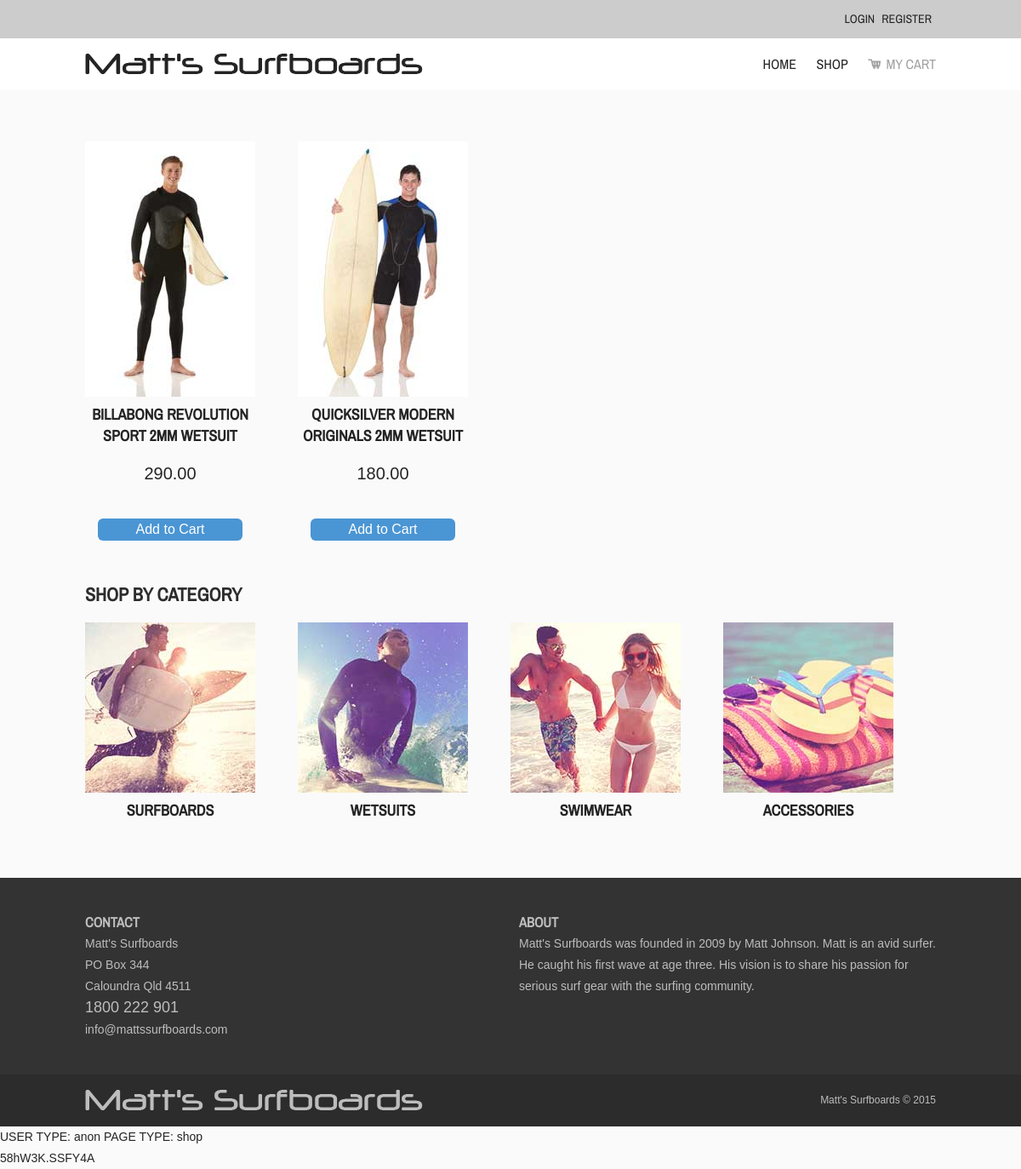
/index.php?pageid=shop&catid=2, run on the app's committed database.
### tables this page shows
CREATE TABLE `item` (
  `ItemID` int(11) NOT NULL,
  `ItemCategoryID` int(11) NOT NULL,
  `ItemName` varchar(256) NOT NULL,
  `ItemDesc` text NOT NULL,
  `ItemPrice` decimal(10,2) NOT NULL,
  `ItemImage` varchar(256) NOT NULL,
  `ItemLastUpdate` timestamp NOT NULL DEFAULT CURRENT_TIMESTAMP,
  `stock` int(11) NOT NULL
);

CREATE TABLE `category` (
  `CategoryID` int(11) NOT NULL,
  `CategoryLabel` varchar(256) NOT NULL,
  `CategoryDesc` text NOT NULL,
  `CategoryImage` varchar(256) NOT NULL
);

### lib/library.php (called while the page is built, shortened)
<?php
function do_sql($sql_string) {
    $connection = new PDO("mysql:host=localhost;dbname=surfboards", 'root', '');
    $connection->setAttribute(PDO::ATTR_ERRMODE, PDO::ERRMODE_EXCEPTION);
    try {
        $row_result = $connection->query($sql_string);
    } catch (PDOException $Exception) {
        echo $sql_string . '</br>';
        echo $Exception;
        exit();
    }
    return $row_result;
}
?>

### inc/categories.php (the view)
<section id="category">
    <h1>Shop by Category</h1>
    <?php
    $sql = "SELECT * FROM category";
    $row_result = do_sql($sql);
    while ($row = $row_result->fetch(PDO::FETCH_ASSOC)) {
        ?>
        <div class="category">
            <div class="catImage">
                <p><a href="index.php?pageid=shop&catid=<?php echo $row['CategoryID'] . '"'; ?>><img src="images/<?php echo $row['CategoryImage']; ?>" alt="<?php echo $row['CategoryDesc']; ?>"></a></p>
            </div>
            <div class="catDetails">
                <h2><a href="index.php?pageid=shop&catid=<?php echo $row['CategoryID'] . '">' . $row['CategoryLabel']; ?></a></h2>
                       </div>
                       </div>
                       <?php
                   }
                   ?>
                   </section>

### inc/shop.php (shortened to what this page needs)
<?php
if ($category_id) {
    $sql = 'select * from item where ItemCategoryID = ' . $category_id;
} else {
    $sql = 'select * from item order by ItemLastUpdate DESC LIMIT 3';
}
$row_result = do_sql($sql);
while ($row = $row_result->fetch(PDO::FETCH_ASSOC)) {
    if($row['stock'] > 0) {
    ?>
        <div class="items">
            <div class="itemsImage">
                <p><img src="images/<?php echo $row['ItemImage']; ?>" alt="<?php echo $row['ItemName']; ?>"></p>
            </div>
            <div class="itemsDetails">
                <h2><a href="index.php?pageid=item&itemid=<?php echo $row['ItemID']; ?>"><?php echo $row['ItemName']; ?></a></h2>
                <p class="itemPrice"><?php echo $row['ItemPrice']; ?></p>
                <form action="index.php?pageid=cartadd" method="POST">
                    <input type="submit" name="cart" value="Add to Cart" />
                </form>
            </div>
        </div>
<?php
    }
}
?>

### css/main.css (style rules this page uses)
body, div, h1, h2, h3, h4, h5, h6, p, ul, ol, li, dl, dt, dd, img, form, fieldset, input, textarea, blockquote { margin:0; padding:0; }
body { font-family:Arial, sans-serif; font-weight:400; font-size:14px; line-height:25px; color:#242424; background-color: #fafafa; }
header, section, footer, aside, nav, article, figure { display: block; }
#category { width:100%; margin:40px 0 0 0; clear:both; }
.category { width:200px; height:240px; float:left; text-align:center; margin:20px 50px 20px 0; }
.itemPrice { font-size:20px; margin: 20px 0; }
.items { width:200px; height:500px; float:left; text-align:center; margin:20px 50px 20px 0; }
h1, h2, h3 { font-family:'Archivo Narrow', sans-serif; text-transform:uppercase; }
h1 { font-size:22px; color:#2c2c2c; }
h2 { font-size:18px; color:#2c2c2c; }
a:link, a:visited { color:#242424; text-decoration:none; }
img { border:0; }
input[type="submit"], .blue input[type="button"] { background-color:#4a95d4; border-radius:6px; color:#fff; font-size:16px; cursor:pointer; text-align:center; padding:4px; margin: 20px 0 20px 0; border:none; height:auto; width:170px; }
form { margin:15px 0 40px 0; }
input { width:300px; height:25px; margin:5px 0 5px 0; border:solid #ccc 1px; padding:4px; font-size:14px; }

### data on the page
item: ItemImage (picture), ItemName "BILLABONG REVOLUTION SPORT 2MM WETSUIT", ItemPrice "290.00"
item: ItemImage (picture), ItemName "QUICKSILVER MODERN ORIGINALS 2MM WETSUIT", ItemPrice "180.00"
category: CategoryImage (picture), CategoryLabel "SURFBOARDS"
category: CategoryImage (picture), CategoryLabel "WETSUITS"
category: CategoryImage (picture), CategoryLabel "SWIMWEAR"
category: CategoryImage (picture), CategoryLabel "ACCESSORIES"

### other printed values
$user_type "anon"
$page_id "shop"
hash_pass('asdfasdf', false) "58hW3K.SSFY4A"
